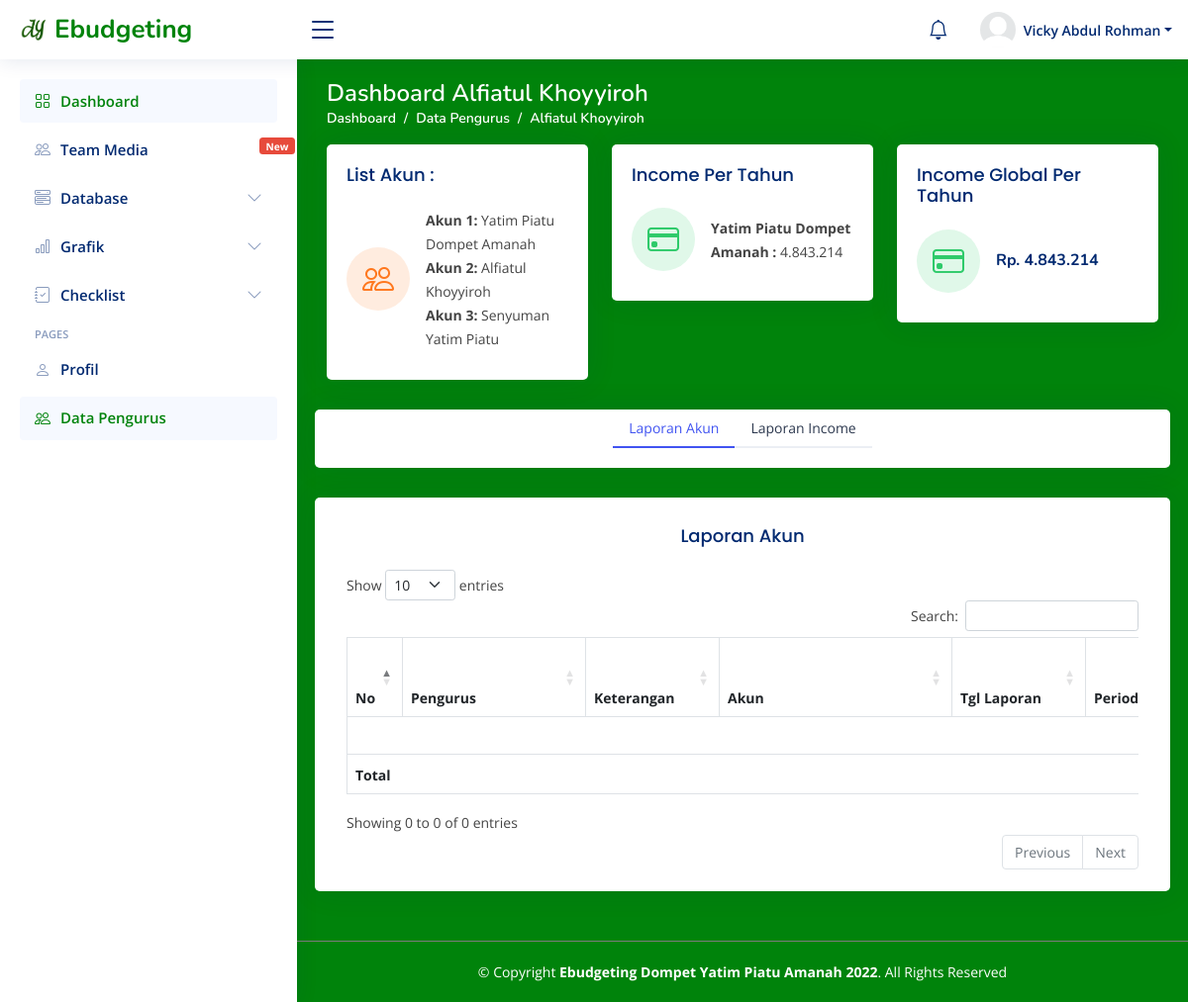
/admin/management.php?id_accountKey=30 (signed in), run on the app's committed database.
### tables this page shows
CREATE TABLE `akun_pengurus` (
  `id` int(11) NOT NULL,
  `id_pengurus` varchar(100) NOT NULL,
  `nama` varchar(100) NOT NULL,
  `cabang` varchar(200) NOT NULL,
  `username` varchar(100) NOT NULL,
  `password` varchar(256) NOT NULL,
  `profil` varchar(200) NOT NULL,
  `posisi` varchar(255) NOT NULL
);

CREATE TABLE `data_akun` (
  `id` int(11) NOT NULL,
  `id_pengurus` text NOT NULL,
  `nomor_id` text NOT NULL,
  `pemegang` text NOT NULL,
  `nama_akun` text NOT NULL,
  `cabang` text NOT NULL,
  `posisi` text NOT NULL,
  `team` varchar(255) NOT NULL
);

### admin/management.php (called while the page is built)
<?php include '../homepage.php' ?>

### models/base_akun/sub_akun-cardList.php (the view, shortened to what this page needs)
<div class="col-xxl-4 col-md-4">
    <div class="card info-card customers-card">
        <div class="card-body">
            <h5 class="card-title">List Akun : </h5>
            <div class="d-flex align-items-center">
                <div class="card-icon rounded-circle d-flex align-items-center justify-content-center">
                    <i class="bi bi-people"></i>
                </div>
                <div class="ps-3">
                    <?php
                    $akunQuery  = mysqli_query($conn, "SELECT * FROM data_akun WHERE nomor_id = '$keyAccount'");
                    ?>
                    <?php
                    $no = 1;
                    while ($data = mysqli_fetch_array($akunQuery)) { ?>
                    <span class="akun"><b>Akun <?= $no++ ?>:</b>
                        <span><?= ucwords($data["nama_akun"]) ?></span>
                    </span>
                    <br>
                    <?php } ?>
                </div>
            </div>
        </div>
    </div>
</div>
<div class="col-xxl-4 col-md-4">
    <div class="card info-card revenue-card">
        <div class="card-body">
            <h5 class="card-title">
                <?php if ($periode == "") { ?>
                Income Per Tahun
                <?php } else { ?>
                Income Bulan Ini
                <?php } ?>
            </h5>
            <div class="d-flex align-items-center">
                <div class="card-icon rounded-circle d-flex align-items-center justify-content-center">
                    <i class="bi bi-credit-card"></i>
                </div>
                <div class="ps-3">
                    <?php
                        if ($periode == "") {
                            $incomeBulanan = mysqli_query($conn, "SELECT nama_akun, SUM(jumlah_tf) AS total_tf FROM income_media WHERE nomor_id = '$keyAccount' AND status = 'OK' GROUP BY nama_akun ");
                        } else {
                            $incomeBulanan = mysqli_query($conn, "SELECT nama_akun, SUM(jumlah_tf) AS total_tf FROM income_media WHERE nomor_id = '$keyAccount' AND MONTH(tanggal_tf) = '$periode' AND status = 'OK' GROUP BY nama_akun ");
                        }
                    ?>
                    <?php
                        while ($dataIncome = mysqli_fetch_array($incomeBulanan)) {
                    ?>
                    <span class="akun"><b><?= ucwords($dataIncome["nama_akun"]); ?> : </b>
                        <span><?= number_format($dataIncome["total_tf"],0,"." , ".") ?></span>
                    </span>
                    <br>
                    <?php } ?>
                </div>
            </div>
        </div>
    </div>
</div>
<div class="col-xxl-4 col-md-4">
    <div class="card info-card revenue-card">
        <div class="card-body">
            <h5 class="card-title">
                <?php if ($periode == "") { ?>
                Income Global Per Tahun
                <?php } else { ?>
                Income Global Per Bulan
                <?php } ?>
            </h5>
            <div class="d-flex align-items-center">
                <div class="card-icon rounded-circle d-flex align-items-center justify-content-center">
                    <i class="bi bi-credit-card"></i>
                </div>
                <div class="ps-3">
                    <?php
                        if ($periode == "") {
                            $incGlobalBulanan = mysqli_query($conn, "SELECT pemegang, SUM(jumlah_tf) AS total_tf FROM income_media WHERE nomor_id = '$keyAccount' AND status = 'OK' GROUP BY pemegang ");
                        } else {
                            $incGlobalBulanan = mysqli_query($conn, "SELECT pemegang, SUM(jumlah_tf) AS total_tf FROM income_media WHERE nomor_id = '$keyAccount' AND MONTH(tanggal_tf) = '$periode' AND status = 'OK' GROUP BY pemegang ");
                        }
                    ?>
                    <?php
                        while ($dataGlobal = mysqli_fetch_array($incGlobalBulanan)) {
                        ?>
                    <h6>Rp. <?= number_format($dataGlobal["total_tf"],0,"." , ".") ?></h6>
                    <?php } ?>
                </div>
            </div>
        </div>
    </div>
</div>

### base/icon-navigation.php (shortened to what this page needs)
<nav class="header-nav ms-auto">
    <ul class="d-flex align-items-center">
        <?php include 'notification.php'; ?>
        <li class="nav-item dropdown pe-3">
            <a class="nav-link nav-profile d-flex align-items-center pe-0" href="#" data-bs-toggle="dropdown">
                <img src="../assets/img/icons/<?= $profil ?>" alt="Profile" class="rounded-circle">
                <span class="d-none d-md-block dropdown-toggle ps-2"><?= ucwords($nama) ?></span>
            </a>
        </li>
    </ul>
</nav>

### base/main-menu_akun.php (shortened to what this page needs)
<?php
$keyAccount = $_SESSION["keyAccount"] = $_GET["id_accountKey"];
$periode    = $_SESSION["bulan"] = $_GET["id_bulan"];
$queryP     = mysqli_query($conn, "SELECT * FROM akun_pengurus WHERE id = '$keyAccount' ");
$data       = mysqli_fetch_assoc($queryP);
?>
<main id="main" class="main">
    <div class="pagetitle">
        <h1>Dashboard <?= $data["nama"] ?></h1>
        <nav>
            <ol class="breadcrumb">
                <li class="breadcrumb-item"><a href="<?= $_SESSION["username"] ?>.php">Dashboard</a></li>
                <li class="breadcrumb-item"><a href="<?= $_SESSION["username"] ?>.php?id_profil=dataPengurus">Data
                        Pengurus</a></li>
                <li class="breadcrumb-item active"><?= ucwords($data["nama"]) ?></li>
            </ol>
        </nav>
    </div>
    <section class="section dashboard">
        <div class="row">
            <div class="col-lg-12">
                <div class="row">
                    <?php include '../models/base_akun/sub_akun-cardList.php'; ?>
                    <div class="card">
                        <div class="card-body">
                            <div class="tabNav">
                                <ul class="nav nav-tabs nav-tabs-bordered">
                                    <?php if ($_GET["idLaporan"] == "Income") { ?>
                                    <li class="nav-item">
                                        <a
                                            href="<?= $_SESSION["username"] ?>.php?id_accountKey=<?= $keyAccount; ?>&id_bulan=<?= $periode; ?>&idLaporan=Akun"><button
                                                class="nav-link">Laporan
                                                Akun</button></a>
                                    </li>
                                    <li class="nav-item">
                                        <a
                                            href="<?= $_SESSION["username"] ?>.php?id_accountKey=<?= $keyAccount; ?>&id_bulan=<?= $periode; ?>&idLaporan=Income">
                                            <button class="nav-link active">Laporan
                                                Income</button></a>
                                    </li>
                                    <?php } else { ?>
                                    <li class="nav-item">
                                        <a
                                            href="<?= $_SESSION["username"] ?>.php?id_accountKey=<?= $keyAccount; ?>&id_bulan=<?= $periode; ?>&idLaporan=Akun"><button
                                                class="nav-link active">Laporan
                                                Akun</button></a>
                                    </li>
                                    <li class="nav-item">
                                        <a
                                            href="<?= $_SESSION["username"] ?>.php?id_accountKey=<?= $keyAccount; ?>&id_bulan=<?= $periode; ?>&idLaporan=Income">
                                            <button class="nav-link">Laporan
                                                Income</button></a>
                                    </li>
                                    <?php } ?>
                                </ul>
                            </div>
                        </div>
                    </div>
                    <div class="card">
                        <div class="tab-content pt-2">
                            <?php if ($_GET["idLaporan"] == "Income") { ?>
                            <?php include '../models/base_akun/sub_akun-lapIncome.php'; ?>
                            <?php } else { ?>
                            <?php include '../models/base_akun/sub_akun-lapAkun.php'; ?>
                            <?php } ?>
                        </div>
                    </div>
                </div>
            </div>
        </div>
    </section>
</main>

### assets/css/style.css (style rules this page uses)
:root { scroll-behavior: smooth; }
body { font-family: "Open Sans", sans-serif; background: rgb(0, 131, 11); color: #444444; }
a { color: #4154f1; text-decoration: none; }
h1, h2, h3, h4, h5, h6 { font-family: "Nunito", sans-serif; }
#main { margin-top: 60px; padding: 20px 30px; transition: all 0.3s; }
.pagetitle { margin-bottom: 10px; }
.pagetitle h1 { font-size: 24px; margin-bottom: 0; font-weight: 600; color: #ffffff; }
.card { margin-bottom: 30px; border: none; border-radius: 5px; box-shadow: 0px 0 30px rgba(1, 41, 112, 0.1); overflow: hidden; }
.card-title { padding: 20px 0 15px 0; font-size: 18px; font-weight: 500; color: #012970; font-family: "Poppins", sans-serif; }
.card-body { padding: 0 20px 20px 20px; }
.breadcrumb { font-size: 14px; font-family: "Nunito", sans-serif; color: #ffffff; font-weight: 600; }
.breadcrumb a { color: #ffffff; transition: 0.3s; }
.breadcrumb .breadcrumb-item::before { color: #ffffff; }
.breadcrumb .active { color: #ffffff; font-weight: 600; }
.nav-tabs-bordered { border-bottom: 2px solid #ebeef4; }
.nav-tabs-bordered .nav-link { margin-bottom: -2px; border: none; color: #2c384e; }
.nav-tabs-bordered .nav-link.active { background-color: #fff; color: #4154f1; border-bottom: 2px solid #4154f1; }
.header-nav ul { list-style: none; }
.header-nav>ul { margin: 0; padding: 0; }
.header-nav .nav-profile { color: #012970; }
.header-nav .nav-profile img { max-height: 36px; }
.header-nav .nav-profile span { font-size: 14px; font-weight: 600; }
@media (min-width: 1200px) { #main, #footer { margin-left: 300px; } }
.dashboard .info-card { padding-bottom: 10px; }
.dashboard .info-card h6 { font-size: 1.2em; color: #012970; font-weight: 700; margin: 0; padding: 0; }
.dashboard .card-icon { font-size: 32px; line-height: 0; width: 64px; height: 64px; flex-shrink: 0; flex-grow: 0; }
.dashboard .revenue-card .card-icon { color: #2eca6a; background: #e0f8e9; }
.dashboard .customers-card .card-icon { color: #ff771d; background: #ffecdf; }

### assets/css/responsive.css (style rules this page uses)
@media (min-width: 992px) { .form-control, .input-group-text, #form-pengajuan .list-group, .form-text, .form-select, .viewData, .button .btn-primary, .button .btn-secondary, .button-global .btn-primary, .button-global .btn-success, .table-responsive, .table-responsive .btn-primary, .table-responsive .btn-danger, .table-responsive .btn-success, .modal-footer .btn-secondary, .buttons-excel, .buttons-collection, .profile .nav-item, .incomeMedia .bulanan, .dashboard .nav-item, .incomeMedia .tahunan, .revenue-card .akun, .customers-card .akun, .select2-search__field::placeholder, .select2-results__option, .select2-selection__choice, .select2-search.select2-search--inline, #akunMedia .btn-danger, #profile-overview .col-lg-9, #profile-edit .btn-primary, #profile-change-password .btn-primary { font-size: 14px !important; } }
@media (min-width: 992px) { .dashboard .info-card h6, .card1 .card-title { font-size: 16px; } }
@media (min-width:576px) { .form-control, .input-group-text, #form-pengajuan .list-group, .form-text, .form-select, .viewData, .button .btn-primary, .button .btn-secondary, .button-global .btn-success, .button-global .btn-primary, .table-responsive, .table-responsive .btn-primary, .table-responsive .btn-danger, .table-responsive .btn-success, .modal-footer .btn-secondary, .buttons-excel, .incomeMedia .bulanan, .incomeMedia .tahunan, .buttons-collection, .dashboard .nav-item, .profile .nav-item, .revenue-card .akun, .customers-card .akun, .select2-search__field::placeholder, .select2-results__option, .select2-selection__choice, .select2-search.select2-search--inline, #akunMedia .btn-danger, #profile-overview .col-lg-9, #profile-edit .btn-primary, #profile-change-password .btn-primary { font-size: 14px; } }
@media (min-width:576px) { .dashboard .info-card h6, .card1 .card-title { font-size: 16px; } }
.tabNav { justify-content: center; display: flex; }

### data on the page
akun_pengurus: profil (picture), nama "Vicky Abdul Rohman"
akun_pengurus: nama "Alfiatul Khoyyiroh"
data_akun: nama_akun "Yatim Piatu Dompet Amanah"
data_akun: nama_akun "Alfiatul Khoyyiroh"
data_akun: nama_akun "Senyuman Yatim Piatu"

### other printed values
$dataIncome["nama_akun"] "Yatim Piatu Dompet Amanah"
$dataIncome["total_tf"] "4.843.214"
$dataGlobal["total_tf"] "4.843.214"
